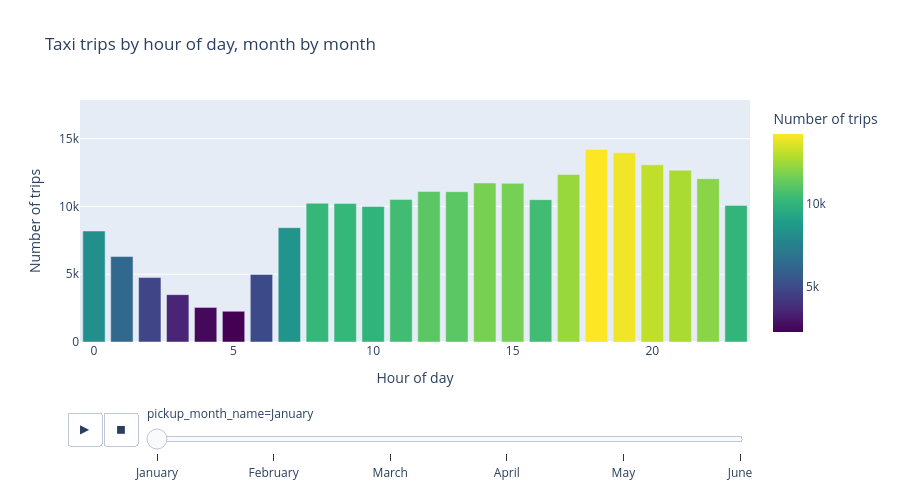

Source (notebook cell):
### Markdown cell above
### 7.2 Animated plot: trips over time

### Code cell
# Animation 1: trips per hour of the day, one frame for every month (press Play)
monthly_hourly = (df.groupby(["pickup_month", "pickup_month_name", "pickup_hour"])
                    .size().reset_index(name="trips")
                    .sort_values(["pickup_month", "pickup_hour"]))

fig_anim = px.bar(
    monthly_hourly, x="pickup_hour", y="trips",
    animation_frame="pickup_month_name",
    range_y=[0, monthly_hourly["trips"].max() * 1.1],      # same y-axis in every frame
    color="trips", color_continuous_scale="Viridis",
    labels={"pickup_hour": "Hour of day", "trips": "Number of trips"},
    title="Taxi trips by hour of day, month by month")
fig_anim.update_layout(height=500)
fig_anim.write_html("outputs/trips_animation.html")
fig_anim.show()

### Figure 1 — Plotly figure (JSON) as saved in the notebook; plotly's stock layout.template omitted (floating-point values rounded to 4 significant figures)
{"data": [{"hovertemplate": "pickup_month_name=January<br>Hour of day=%{x}<br>Number of trips=%{marker.color}<extra></extra>", "legendgroup": "", "marker": {"color": [8187, 6305, 4752, 3491, 2550, 2268, 4981, 8434, 10235, 10211, 9991, 10518, 11108, 11089, 11731, 11702, 10498, 12362, 14206, 13960, 13068, 12669, 12049, 10076], "coloraxis": "coloraxis", "pattern": {"shape": ""}}, "name": "", "orientation": "v", "showlegend": false, "textposition": "auto", "type": "bar", "x": [0, 1, 2, 3, 4, 5, 6, 7, 8, 9, 10, 11, 12, 13, 14, 15, 16, 17, 18, 19, 20, 21, 22, 23], "xaxis": "x", "y": [8187, 6305, 4752, 3491, 2550, 2268, 4981, 8434, 10235, 10211, 9991, 10518, 11108, 11089, 11731, 11702, 10498, 12362, 14206, 13960, 13068, 12669, 12049, 10076], "yaxis": "y"}], "layout": {"barmode": "relative", "coloraxis": {"autocolorscale": false, "colorbar": {"title": {"text": "Number of trips"}}, "colorscale": [[0, "#440154"], [0.1111, "#482878"], [0.2222, "#3e4989"], [0.3333, "#31688e"], [0.4444, "#26828e"], [0.5556, "#1f9e89"], [0.6667, "#35b779"], [0.7778, "#6ece58"], [0.8889, "#b5de2b"], [1, "#fde725"]]}, "height": 500, "legend": {"tracegroupgap": 0}, "sliders": [{"active": 0, "currentvalue": {"prefix": "pickup_month_name="}, "len": 0.9, "pad": {"b": 10, "t": 60}, "steps": [{"args": [["January"], {"frame": {"duration": 0, "redraw": true}, "fromcurrent": true, "mode": "immediate", "transition": {"duration": 0, "easing": "linear"}}], "label": "January", "method": "animate"}, {"args": [["February"], {"frame": {"duration": 0, "redraw": true}, "fromcurrent": true, "mode": "immediate", "transition": {"duration": 0, "easing": "linear"}}], "label": "February", "method": "animate"}, {"args": [["March"], {"frame": {"duration": 0, "redraw": true}, "fromcurrent": true, "mode": "immediate", "transition": {"duration": 0, "easing": "linear"}}], "label": "March", "method": "animate"}, {"args": [["April"], {"frame": {"duration": 0, "redraw": true}, "fromcurrent": true, "mode": "immediate", "transition": {"duration": 0, "easing": "linear"}}], "label": "April", "method": "animate"}, {"args": [["May"], {"frame": {"duration": 0, "redraw": true}, "fromcurrent": true, "mode": "immediate", "transition": {"duration": 0, "easing": "linear"}}], "label": "May", "method": "animate"}, {"args": [["June"], {"frame": {"duration": 0, "redraw": true}, "fromcurrent": true, "mode": "immediate", "transition": {"duration": 0, "easing": "linear"}}], "label": "June", "method": "animate"}], "x": 0.1, "xanchor": "left", "y": 0, "yanchor": "top"}], "title": {"text": "Taxi trips by hour of day, month by month"}, "updatemenus": [{"buttons": [{"args": [null, {"frame": {"duration": 500, "redraw": true}, "fromcurrent": true, "mode": "immediate", "transition": {"duration": 500, "easing": "linear"}}], "label": "&#9654;", "method": "animate"}, {"args": [[null], {"frame": {"duration": 0, "redraw": true}, "fromcurrent": true, "mode": "immediate", "transition": {"duration": 0, "easing": "linear"}}], "label": "&#9724;", "method": "animate"}], "direction": "left", "pad": {"r": 10, "t": 70}, "showactive": false, "type": "buttons", "x": 0.1, "xanchor": "right", "y": 0, "yanchor": "top"}], "xaxis": {"anchor": "y", "domain": [0, 1], "title": {"text": "Hour of day"}}, "yaxis": {"anchor": "x", "domain": [0, 1], "range": [0, 17850.0], "title": {"text": "Number of trips"}}}}
